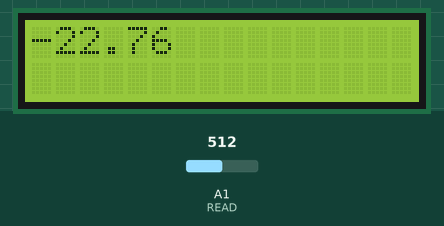
A sketch run on a simulated Arduino Uno, built with avr-gcc and run on an emulated ATmega328P. Shown: 16×2 character LCD. Inputs (shaded band) come from the test bench; at power-on: A1 (READ) = 512. What the sketch prints to the serial monitor is not drawn.

Above: at 1.2 s.
1.3 s: A1 (READ) set to 716
At 3.0 s:
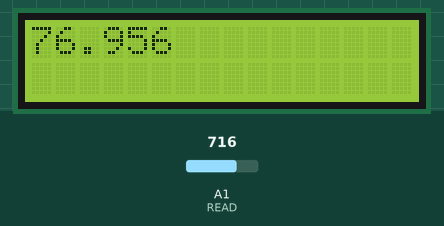
3.5 s: A1 (READ) set to 900
At 4.7 s:
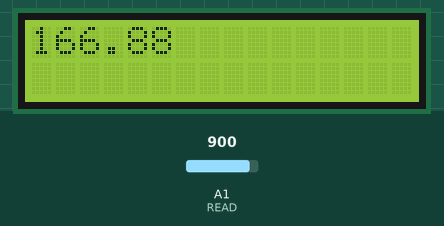
5.5 s: A1 (READ) set to 1023
At 6.4 s:
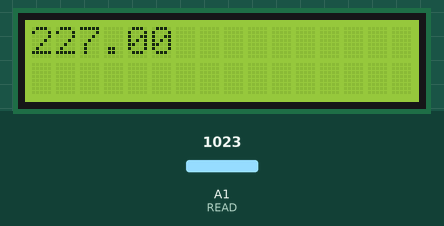
Timing chart, 0 to 8.5 s (numbered marks = the images above; inputs shaded):
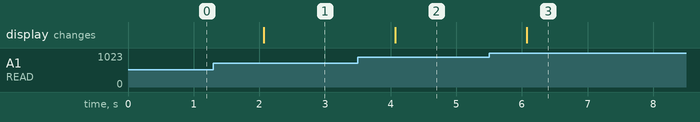

The sketch:

labo1.ino
```cpp
#include <LiquidCrystal.h>
#define READ A1

const int rs = 2, en = 4, data1 = 5, data2 = 6, data3 = 7, data4 = 8;
LiquidCrystal lcd(rs, en, data1, data2, data3, data4);

void setup() {
  // put your setup code here, to run once:
  pinMode(READ, INPUT);
  lcd.begin(16,2);
  Serial.begin(9600);
}

void loop() {
  // put your main code here, to run repeatedly:
  float value = analogRead(READ);
  float convvalue = value / 1023;
  float voltvalue = convvalue * 5;
  float celcius = voltvalue * 100 - 273;
  lcd.print(celcius);
  Serial.println(celcius);
  delay(1000);
  lcd.setCursor(0, 0);
}
```

Measured:
- after the input at 1.3 s, the display: changes after 0.77 s (image 1)
- after the input at 3.5 s, the display: changes after 0.57 s (image 2)
- after the input at 5.5 s, the display: changes after 0.58 s (image 3)
